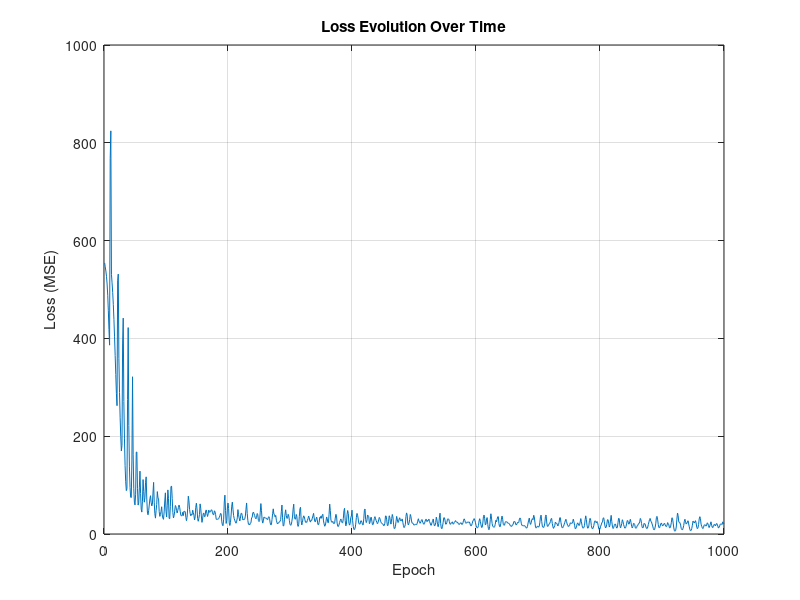
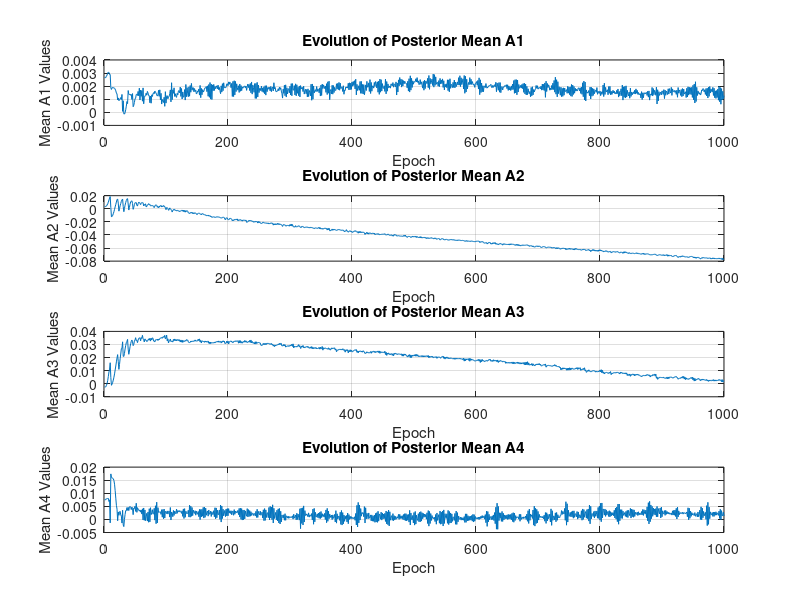
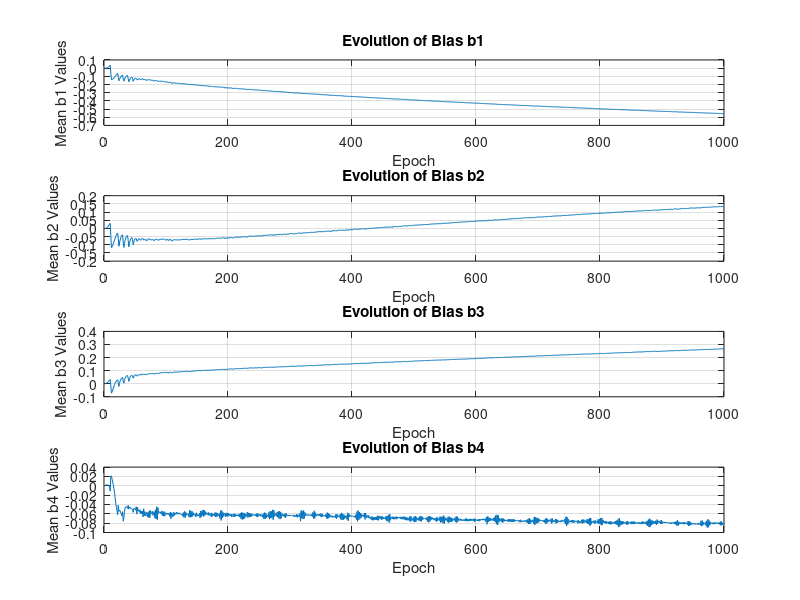

MATLAB code for these plots, in order:
% --- 1. Generate High-Dimensional Synthetic Data ---
N = 500;   % Number of samples
n = 50;    % High-dimensional input features
m = 10;    % Output dimensions
D = 3;     % Number of hidden layers
hidden_sizes = [100, 50, 25];  % Hidden layer sizes

X = randn(N, n);  % High-dimensional input data
w_true = randn(n, m);  % True weights for linear mapping
Y = X * w_true + 0.1 * randn(N, m);  % Linear function with noise

% --- 2. Initialize Deep Neural Network Parameters ---
A = cell(D+1, 1);
B = cell(D+1, 1);
b = cell(D+1, 1);

layer_sizes = [n, hidden_sizes, m];

for d = 1:D+1
    A{d} = randn(layer_sizes(d+1), layer_sizes(d)) * sqrt(2 / (layer_sizes(d) + layer_sizes(d+1)));
    B{d} = ones(layer_sizes(d+1), layer_sizes(d));  % Variance (uncertainty measure)
    b{d} = zeros(1, layer_sizes(d+1));
end

% --- 3. Activation and Loss Functions ---
relu = @(z) max(0, z);
mse_loss = @(Y_pred, Y) mean(sum((Y_pred - Y).^2, 2));  % Ensuring scalar loss

% --- 4. Train Using Martingale Posterior Updates ---
epochs = 1000;
learning_rate = 0.01;
alpha = 0.9;  % Confidence-weighted update factor

A_vals = cell(D+1, 1);
b_vals = cell(D+1, 1);
loss_vals = zeros(epochs, 1);

for d = 1:D+1
    A_vals{d} = zeros([size(A{d}), epochs]);
    b_vals{d} = zeros([size(b{d}), epochs]);
end

for epoch = 1:epochs
    % Forward pass
    H = X;
    activations = cell(D+1, 1);
    for d = 1:D
        H = relu(H * A{d}' + repmat(b{d}, N, 1));
        activations{d} = H;
    end
    Y_pred = H * A{D+1}' + repmat(b{D+1}, N, 1);
    
    % Compute loss
    loss = mse_loss(Y_pred, Y);
    loss_vals(epoch) = loss;
    
    % Store parameter evolution
    for d = 1:D+1
        A_vals{d}(:,:,epoch) = A{d};
        b_vals{d}(:,:,epoch) = b{d};
    end
    
    % Compute gradients
    dY = 2 * (Y_pred - Y) / N;
    dA = cell(D+1, 1);
    db = cell(D+1, 1);
    
    % Backpropagation
    dH = dY;
    for d = D+1:-1:2
        dA{d} = dH' * activations{d-1};
        db{d} = sum(dH, 1);
        dH = (dH * A{d}) .* (activations{d-1} > 0);
    end
    dA{1} = dH' * X;
    db{1} = sum(dH, 1);
    
    % Bayesian Posterior Update (Martingale)
    for d = 1:D+1
        B{d} = alpha * B{d} + (1 - alpha) * abs(dA{d});
        A{d} = A{d} - learning_rate * dA{d} ./ (B{d} + 1e-6);
        b{d} = b{d} - learning_rate * db{d};
    end
    
    if mod(epoch, 100) == 0
        disp(['Epoch: ' num2str(epoch) ', Loss: ' num2str(loss)]);
    end
end

% --- 5. Plot Results ---
figure;
plot(1:epochs, loss_vals);
xlabel('Epoch');
ylabel('Loss (MSE)');
title('Loss Evolution Over Time');
grid on;

figure;
for d = 1:D+1
    subplot(D+1,1,d);
    plot(squeeze(mean(A_vals{d}, [1,2])));
    xlabel('Epoch');
    ylabel(['Mean A' num2str(d) ' Values']);
    title(['Evolution of Posterior Mean A' num2str(d)]);
    grid on;
end

figure;
for d = 1:D+1
    subplot(D+1,1,d);
    plot(squeeze(mean(b_vals{d}, 2)));
    xlabel('Epoch');
    ylabel(['Mean b' num2str(d) ' Values']);
    title(['Evolution of Bias b' num2str(d)]);
    grid on;
end
